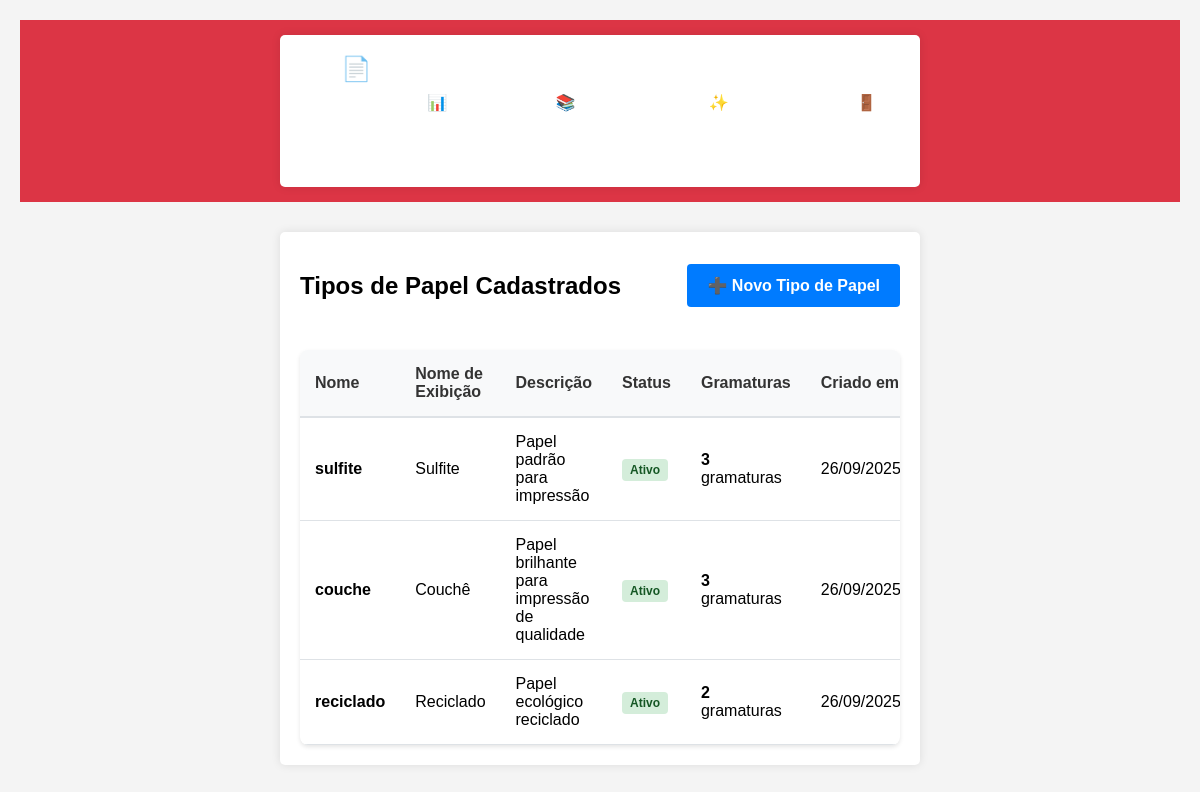
Screenshot of /admin/papers (signed in) with the database file from the repository.
### app.py (models this page shows)
class PaperType(db.Model):
    id = db.Column(db.Integer, primary_key=True)
    name = db.Column(db.String(50), unique=True, nullable=False)  # 'sulfite', 'couche', 'reciclado'
    display_name = db.Column(db.String(100), nullable=False)      # 'Sulfite', 'Couchê', 'Reciclado'
    description = db.Column(db.String(200), nullable=True)
    active = db.Column(db.Boolean, default=True, nullable=False)
    created_at = db.Column(db.DateTime, default=db.func.current_timestamp())
    weights = db.relationship('PaperWeight', backref='paper_type', lazy=True, cascade="all, delete-orphan")

### app.py (the view)
@app.route('/admin/papers')
@admin_required
def admin_papers():
    papers = PaperType.query.all()
    return render_template('admin_papers.html', papers=papers)

### app.py (called while the page is built)
def admin_required(f):
    @wraps(f)
    def decorated_function(*args, **kwargs):
        if 'admin_logged_in' not in session:
            flash('Acesso negado. Faça login como administrador.', 'error')
            return redirect(url_for('admin_login'))
        return f(*args, **kwargs)
    return decorated_function

### templates/admin_papers.html (shortened to what this page needs)
<!DOCTYPE html>
<html lang="pt-BR">
<head>
    <link rel="stylesheet" href="{{ url_for('static', filename='style.css') }}">
</head>
<body>
    <div class="admin-header">
        <div class="container">
            <nav class="admin-nav">
                <h1>📄 Gerenciar Tipos de Papel</h1>
                <div class="nav-links">
                    <a href="{{ url_for('admin_dashboard') }}">📊 Dashboard</a>
                    <a href="{{ url_for('admin_bindings') }}">📚 Encadernação</a>
                    <a href="{{ url_for('admin_finishings') }}">✨ Acabamentos</a>
                    <a href="{{ url_for('admin_logout') }}">🚪 Sair</a>
                </div>
            </nav>
        </div>
    </div>
    <div class="container">
        <div class="page-actions">
            <h2>Tipos de Papel Cadastrados</h2>
            <a href="{{ url_for('admin_papers_create') }}" class="btn-primary">
                ➕ Novo Tipo de Papel
            </a>
        </div>
        {% if papers %}
            <div class="papers-table">
                <table>
                    <thead>
                        <tr>
                            <th>Nome</th>
                            <th>Nome de Exibição</th>
                            <th>Descrição</th>
                            <th>Status</th>
                            <th>Gramaturas</th>
                            <th>Criado em</th>
                        </tr>
                    </thead>
                    <tbody>
                        {% for paper in papers %}
                            <tr>
                                <td><strong>{{ paper.name }}</strong></td>
                                <td>{{ paper.display_name }}</td>
                                <td>{{ paper.description or '-' }}</td>
                                <td>
                                    <span class="status-badge {{ 'status-active' if paper.active else 'status-inactive' }}">
                                        {{ 'Ativo' if paper.active else 'Inativo' }}
                                    </span>
                                </td>
                                <td>
                                    <strong>{{ paper.weights|length }}</strong> gramaturas
                                </td>
                                <td>{{ paper.created_at.strftime('%d/%m/%Y') if paper.created_at else '-' }}</td>
                            </tr>
                        {% endfor %}
                    </tbody>
                </table>
            </div>
        {% endif %}
    </div>
</body>
</html>

### static/style.css (style rules this page uses)
body { font-family: Arial, sans-serif; background-color: #f4f4f4; margin: 0; padding: 20px; }
.container { max-width: 600px; margin: auto; padding: 20px; background: white; border-radius: 5px; box-shadow: 0 0 10px rgba(0, 0, 0, 0.1); }
h1 { text-align: center; }

### templates/admin_papers.html (style rules this page uses)
.admin-header { background: #dc3545; color: white; padding: 15px 0; margin-bottom: 30px; }
.admin-nav { display: flex; justify-content: space-between; align-items: center; }
.admin-nav h1 { margin: 0; font-size: 24px; }
.admin-nav .nav-links { display: flex; gap: 20px; }
.admin-nav a { color: white; text-decoration: none; padding: 8px 15px; border-radius: 4px; background: rgba(255,255,255,0.1); }
.page-actions { display: flex; justify-content: space-between; align-items: center; margin-bottom: 30px; }
.btn-primary { background: #007bff; color: white; padding: 12px 20px; border: none; border-radius: 4px; text-decoration: none; font-weight: bold; }
.papers-table { background: white; border-radius: 8px; overflow: hidden; box-shadow: 0 2px 4px rgba(0,0,0,0.1); }
.papers-table table { width: 100%; border-collapse: collapse; }
.papers-table th { background: #f8f9fa; padding: 15px; text-align: left; font-weight: bold; color: #333; border-bottom: 2px solid #dee2e6; }
.papers-table td { padding: 15px; border-bottom: 1px solid #dee2e6; }
.status-badge { padding: 4px 8px; border-radius: 4px; font-size: 12px; font-weight: bold; }
.status-active { background: #d4edda; color: #155724; }

### rows the page displays
PaperType: name "sulfite", display_name "Sulfite", description "Papel padrão para impressão", active "Ativo", weights|length "3", created_at "26/09/2025"
PaperType: name "couche", display_name "Couchê", description "Papel brilhante para impressão de qualidade", active "Ativo", weights|length "3", created_at "26/09/2025"
PaperType: name "reciclado", display_name "Reciclado", description "Papel ecológico reciclado", active "Ativo", weights|length "2", created_at "26/09/2025"
